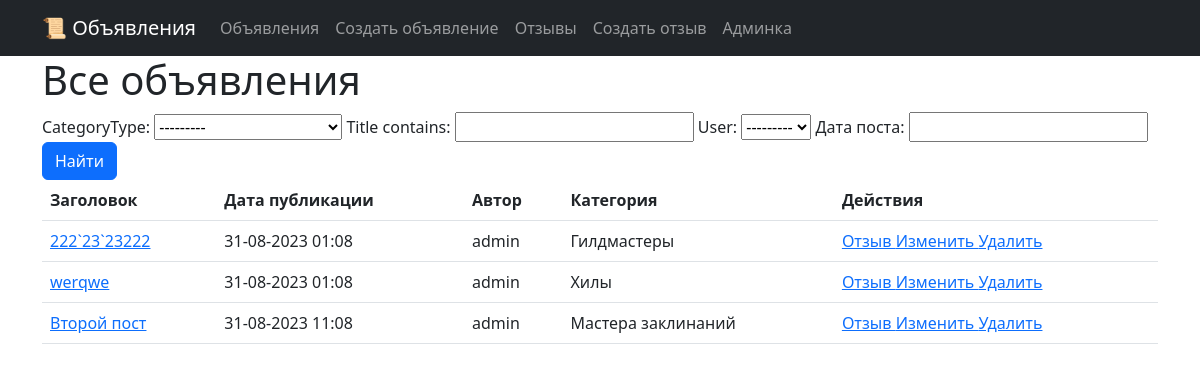
The app's page /, older data.
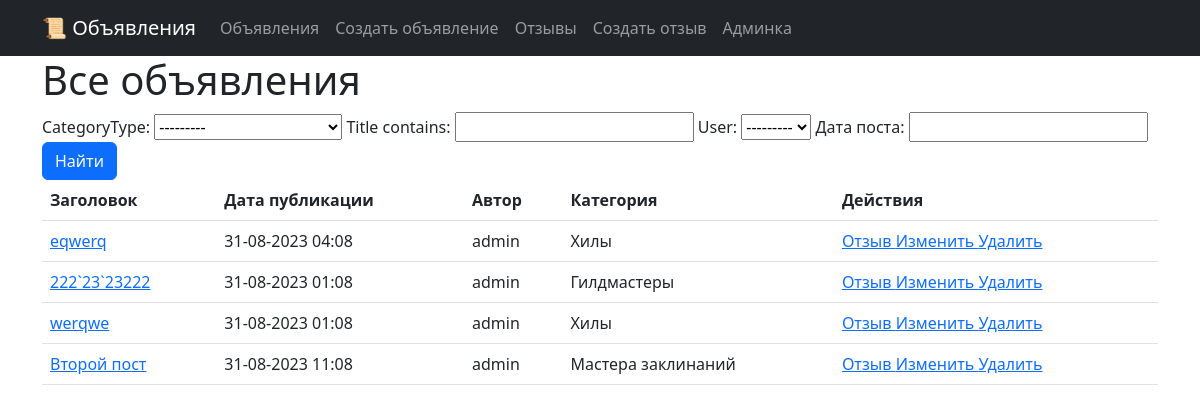
The same page, newer data.
### boardapp/models.py (models this page shows, shortened)
class Post(models.Model):
    user = models.ForeignKey(User, on_delete=models.CASCADE, related_name='user_posts')
    title = models.CharField(max_length=128)
    content = models.TextField()
    dateCreation = models.DateTimeField(auto_now_add=True)
    TANK = 'TK'
    HEAL = 'HL'
    DD = 'DD'
    MERCHANT = 'MC'
    GUILDMASTER = 'GM'
    QUESTGIVER = 'QG'
    BLACKSMITH = 'BS'
    LEATHERWORKER = 'LW'
    POTIONSMASTER = 'PM'
    SPELLMASTER = 'SM'
    CATEGORY_CHOICES = (
        (TANK, 'Танки'),
        (HEAL, 'Хилы'),
        (DD, 'ДД'),
        (MERCHANT, 'Торговцы'),
        (GUILDMASTER, 'Гилдмастеры'),
        (QUESTGIVER, 'Квестгиверы'),
        (BLACKSMITH, 'Кузнецы'),
        (LEATHERWORKER, 'Кожевники'),
        (POTIONSMASTER, 'Зельевары'),
        (SPELLMASTER, 'Мастера заклинаний'),
    )
    categoryType = models.CharField(max_length=2, choices=CATEGORY_CHOICES)

### boardapp/views.py (the view)
# urls.py: path('', PostList.as_view(), name='posts_start'),
class PostList(ListView):
    model = Post
    template_name='boardapp/postlist.html'
    context_object_name='posts'
    ordering = ['-dateCreation'] # сортировка с помощью дженерика
    paginate_by = 10
    def get_context_data(self, **kwargs): # забираем отфильтрованные объекты переопределяя метод get_context_data у наследуемого класса (привет, полиморфизм, мы скучали!!!)
        context = super().get_context_data(**kwargs)
        context['filter'] = PostFilter(self.request.GET, queryset=self.get_queryset()) # вписываем наш фильтр в контекст
        return context

### boardapp/templates/boardapp/postlist.html (shortened to what this page needs)
{% extends 'layout/default.html' %}
{% block content %}
    <h1>Все объявления</h1>
    <form method="GET">
        {{ filter.form }}
        <input class="btn btn-primary" type="submit" value="Найти">
    </form>
    {% if posts %}
        <table  class="table table-hover">
            <tr>
                <th scope="col">
                    Заголовок
                </th>
                <th scope="col">
                    Дата публикации
                </th>
                <th scope="col">
                    Автор
                </th>
                <th scope="col">
                    Категория
                </th>
                <th scope="col">
                    Действия
                </th>
            </tr>
            {% for p in filter.qs %}
            <tr>
                <td>
                    <a href="{% url 'post_detail' p.id %}">
                        {{p.title}}
                    </a>
                </td>
                <td>
                    {{p.dateCreation|date:'d-m-Y h:m'}}
                </td>
                <td>
                    {{p.user.username}}
                </td>
                <td>
                    {{p.get_categoryType_display}}
                </td>
                <td>
                    <a href="">
                        Отзыв
                    </a>
                    <a href="{% url 'post_update' p.id %}">
                        Изменить
                    </a>
                    <a href="{% url 'post_delete' p.id %}">
                        Удалить
                    </a>
                </td>
            </tr>
            {% endfor %}
        </table>
        {% else %}
        <h3>Нет объявлений</h3>
    {% endif %}
{% endblock content %}

### templates/layout/default.html (shortened to what this page needs)
<!DOCTYPE html>
<html lang="en">
    <head>
        {% load static %}
        <link href="{% static 'css/styles.css' %}" rel="stylesheet" />
    </head>
    <body>
        <nav class="navbar navbar-expand-lg navbar-dark bg-dark static-top">
            <div class="container">
                <a class="navbar-brand" href="/">📜 Объявления</a>
                <div class="collapse navbar-collapse" id="navbarResponsive">
                    <ul class="navbar-nav ml-auto">
                        <li class="nav-item">
                            <a class="nav-link" href="/">Объявления</a>
                        </li>
                        <li class="nav-item">
                            <a class="nav-link" href="/posts/create/">Создать объявление</a>
                        </li>
                        <li class="nav-item">
                            <a class="nav-link" href="/reply/">Отзывы</a>
                        </li>
                        <li class="nav-item">
                            <a class="nav-link" href="/reply/create/">Создать отзыв</a>
                        </li>
                        <li class="nav-item">
                            <a class="nav-link" href="/admin/">Админка</a>
                        </li>
                    </ul>
                </div>
            </div>
         </nav>
        <div class="container">
            <div class="row">
                <div class="col-lg-12">
                    {% block content %}
                    {% endblock content %}
                </div>
            </div>
         </div>
    </body>
</html>

Row changes from the older to the newer data that the page shows:
added Post: title "eqwerq", dateCreation "31-08-2023 04:08", user.username "admin", categoryType "Хилы"
